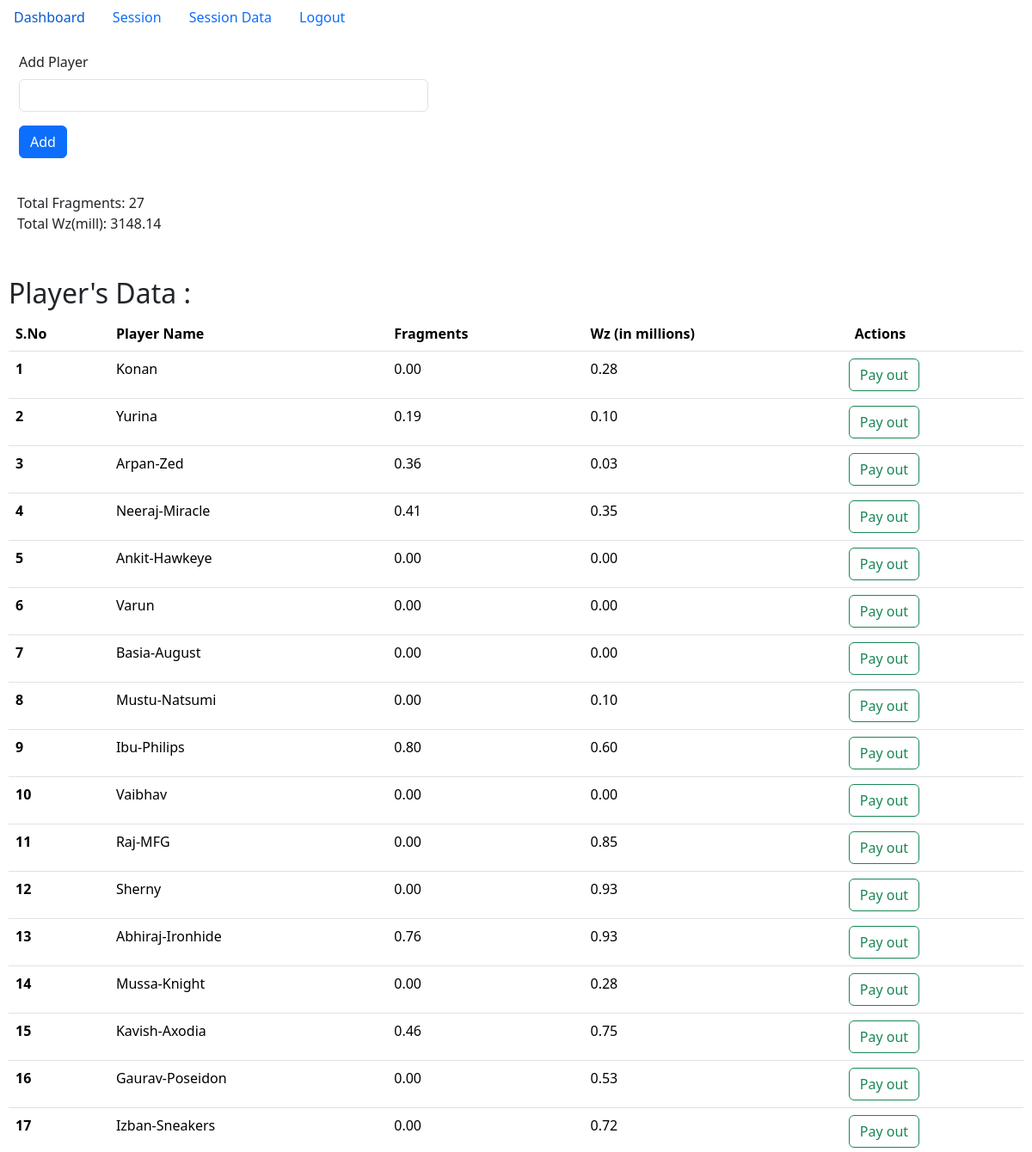
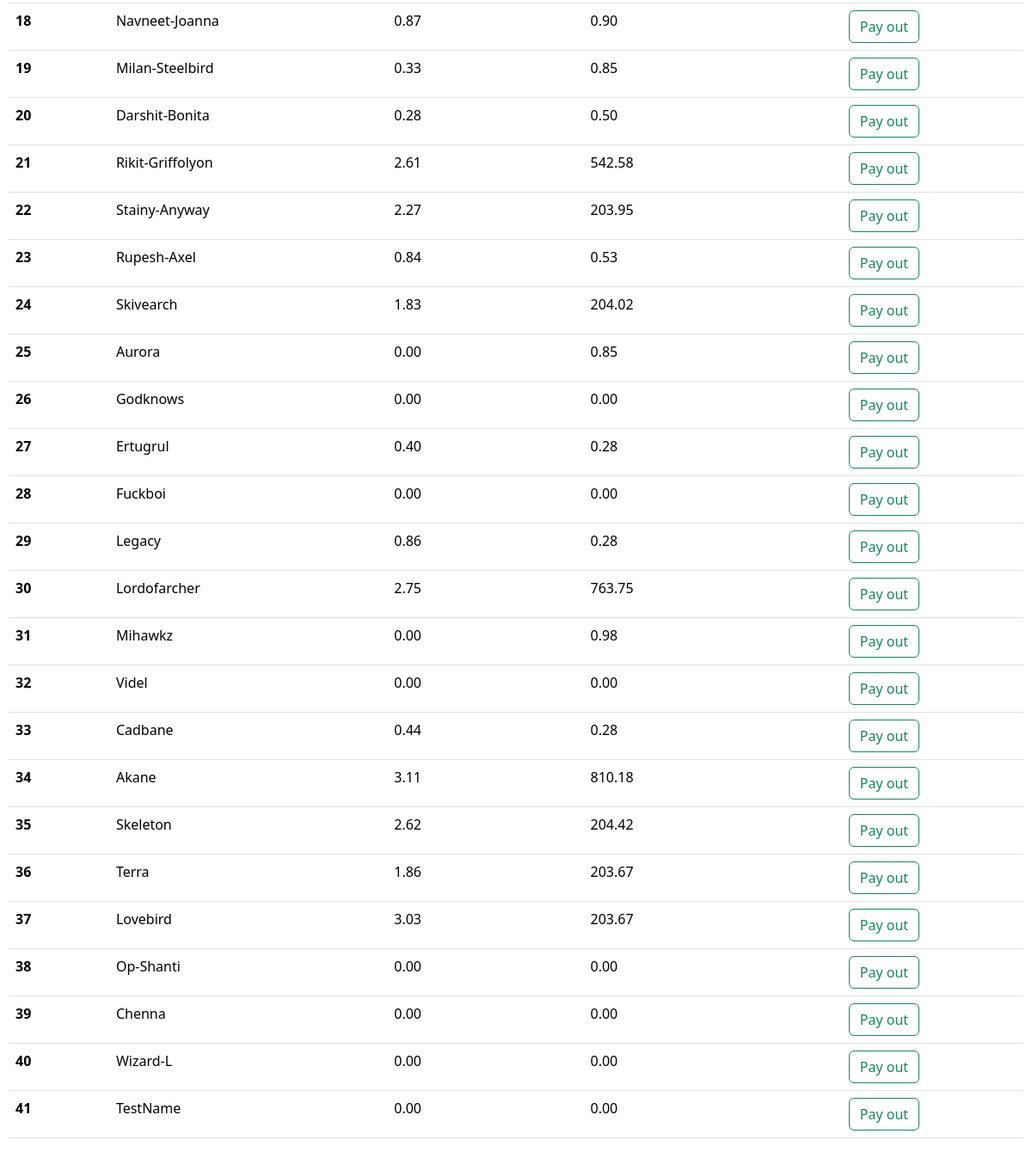
Before: /home/ (signed in) with the older database file (2 pictures, top to bottom).
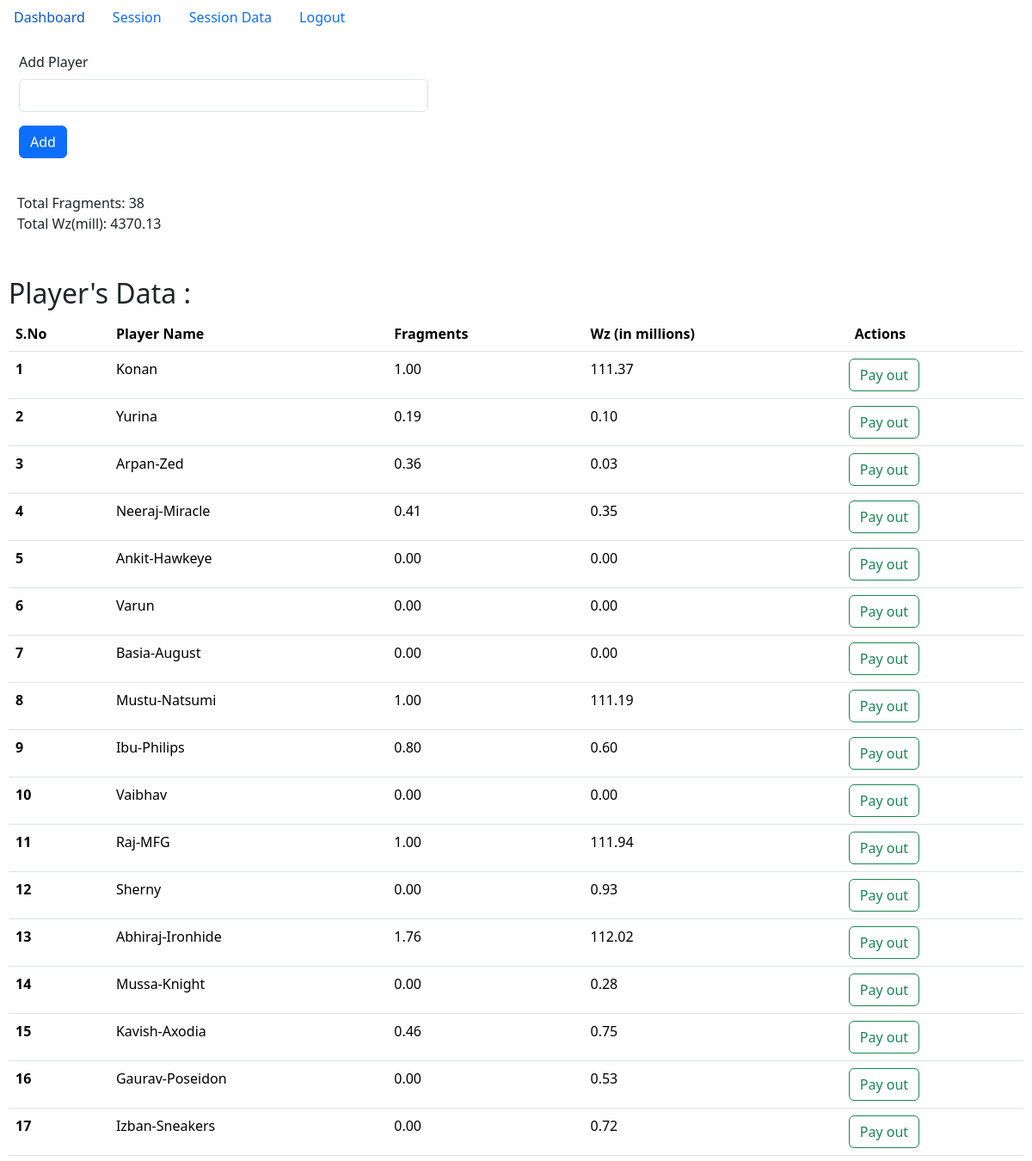
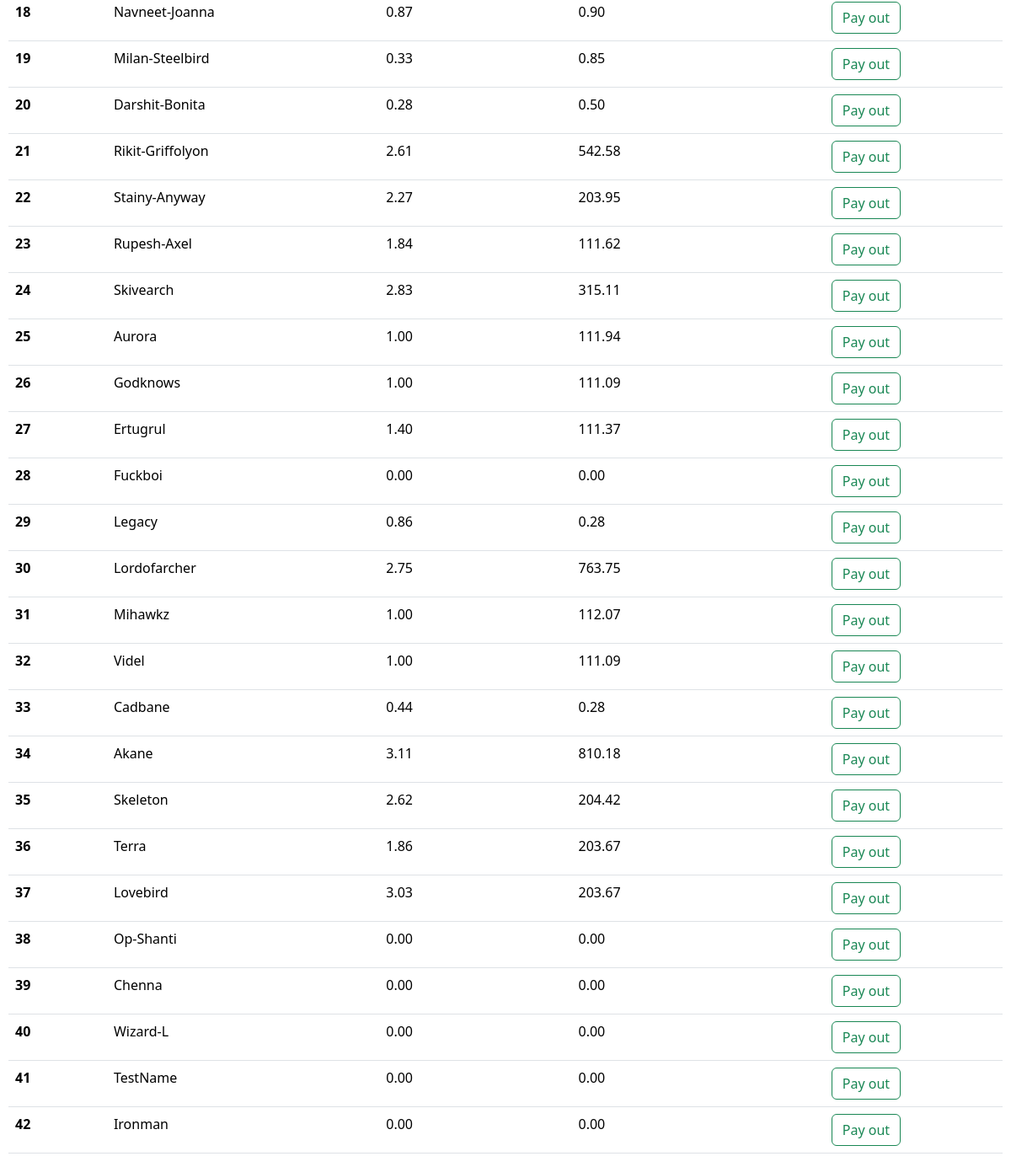
After: the same page with the newer database file (2 pictures, top to bottom).
### fragments/models.py (models this page shows, shortened)
class players(models.Model):
    name = models.CharField(max_length=255,unique=True)
    fragNo = models.DecimalField(max_digits=10, decimal_places=2, validators=[MinValueValidator(0)])
    wz = models.DecimalField(max_digits=10, decimal_places=2, validators=[MinValueValidator(0)])

### fragments/views.py (the view, shortened to what this page needs)
# urls.py: path('home/', views.show, name='show'),
@login_required(login_url='loginpage')
def show(request):
    allData=players.objects.all()
    totalFrags=0
    totalWz=0
    for d in allData:
        totalFrags=totalFrags+d.fragNo
        totalWz=totalWz+d.wz
    sum=[int(totalFrags),totalWz]
    return render(request, 'fragments/home.html',{"data":allData, "s":sum})

### fragments/templates/fragments/home.html (shortened to what this page needs)
{% extends 'fragments/base.html' %}
{% block body %}
<div class="container" style="width: 500px; margin-left: 10px; margin-top: 20px;">
  <form id="myForm" action="{% url 'show' %}" method="POST"> {% csrf_token %}
    <div class="mb-3">
      <label for="titleOfTask" class="form-label">Add Player</label>
      <input type="text" class="form-control" id="titleOfTask" name="name" required>
    </div>
    <button type="submit" class="btn btn-primary">Add</button>
  </form>
</div>
<div class="sum" style="margin-top: 40px; margin-left: 20px;">
<div>Total Fragments: {{ s.0 }}</div>
<div>Total Wz(mill): {{ s.1 }}</div>
</div>
<div class="container-table" style="margin-top: 50px; margin-left: 10px; margin-right: 10px;">
  <table class="table">
    <h2>Player's Data :</h2>
    {% if data|length == 0 %}
    <div class="alert alert-secondary" role="alert">
      No records found!
    </div>
    {% else %}
    <thead>
      <tr>
        <th scope="col">S.No</th>
        <th scope="col">Player Name</th>
        <th scope="col">Fragments</th>
        <th scope="col">Wz (in millions)</th>
        <th scope="col">Actions</th>
      </tr>
    </thead>
    <tbody>
      {% for d in data %}
      <tr>
        <th scope="row">{{ forloop.counter }}</th>
        <td>{{ d.name }}</td>
        <td>{{ d.fragNo }}</td>
        <td>{{ d.wz }}</td>
        <td><a href="{% url 'update' d.id %}" type="button" class="btn btn-outline-success" style="margin-left: -7px;">Pay out</button>
        </td>
      </tr>
      {% endfor %}
    </tbody>
    {% endif %}
  </table>
</div>
{% endblock body %}

Changed rows visible on the page:
changed players "Konan": fragNo "0.00" → "1.00"; wz "0.28" → "111.37"
changed players "Mustu-Natsumi": fragNo "0.00" → "1.00"; wz "0.10" → "111.19"
changed players "Raj-MFG": fragNo "0.00" → "1.00"; wz "0.85" → "111.94"
changed players "Abhiraj-Ironhide": fragNo "0.76" → "1.76"; wz "0.93" → "112.02"
changed players "Rupesh-Axel": fragNo "0.84" → "1.84"; wz "0.53" → "111.62"
changed players "Skivearch": fragNo "1.83" → "2.83"; wz "204.02" → "315.11"
changed players "Aurora": fragNo "0.00" → "1.00"; wz "0.85" → "111.94"
changed players "Godknows": fragNo "0.00" → "1.00"; wz "0.00" → "111.09"
changed players "Ertugrul": fragNo "0.40" → "1.40"; wz "0.28" → "111.37"
changed players "Mihawkz": fragNo "0.00" → "1.00"; wz "0.98" → "112.07"
changed players "Videl": fragNo "0.00" → "1.00"; wz "0.00" → "111.09"
added players: name "Ironman", fragNo "0.00", wz "0.00"
Other visible differences:
{{ s.0 }}: "27" → "38"
{{ s.1 }}: "3148.14" → "4370.13"
